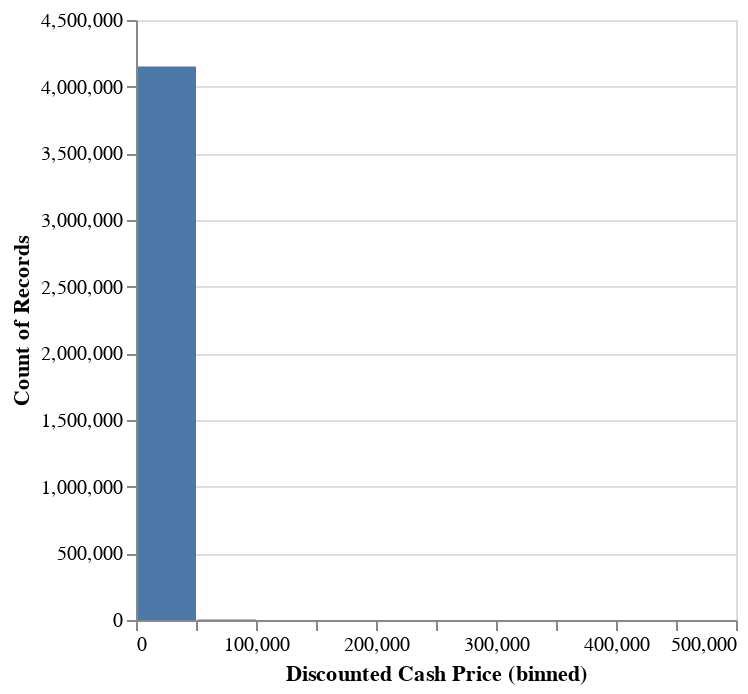

The code cell stored with this chart in its notebook:
### Code cell
# Create a histogram of Discounted Cash Price
alt.Chart(bellevue.to_arrow()).mark_bar().encode(
    alt.X("Discounted Cash Price:Q", bin=True),
    y='count()'
)

### Figure 1 — Vega specification as saved in the notebook (floating-point values rounded to 4 significant figures)
{"$schema": "https://vega.github.io/schema/vega/v5.json", "data": [{"name": "source_0", "values": [{"__count": 4151924, "bin_maxbins_10_Discounted Cash Price": 0.0, "bin_maxbins_10_Discounted Cash Price_end": 50000.0}, {"__count": 4594, "bin_maxbins_10_Discounted Cash Price": 50000.0, "bin_maxbins_10_Discounted Cash Price_end": 100000.0}, {"__count": 61, "bin_maxbins_10_Discounted Cash Price": 450000.0, "bin_maxbins_10_Discounted Cash Price_end": 500000.0}, {"__count": 40, "bin_maxbins_10_Discounted Cash Price": 250000.0, "bin_maxbins_10_Discounted Cash Price_end": 300000.0}, {"__count": 144, "bin_maxbins_10_Discounted Cash Price": 200000.0, "bin_maxbins_10_Discounted Cash Price_end": 250000.0}, {"__count": 197, "bin_maxbins_10_Discounted Cash Price": 150000.0, "bin_maxbins_10_Discounted Cash Price_end": 200000.0}, {"__count": 441, "bin_maxbins_10_Discounted Cash Price": 100000.0, "bin_maxbins_10_Discounted Cash Price_end": 150000.0}]}, {"name": "source_0_y_domain___count", "values": [{"min": 40, "max": 4151924}]}], "signals": [{"name": "bin_maxbins_10_Discounted_Cash_Price_bins", "value": {"fields": ["Discounted Cash Price"], "fname": "bin_Discounted Cash Price", "start": 0.0, "step": 50000.0, "stop": 500000.0}}], "marks": [{"type": "rect", "name": "marks", "from": {"data": "source_0"}, "encode": {"update": {"fill": {"value": "#4c78a8"}, "x": {"field": "bin_maxbins_10_Discounted Cash Price_end", "scale": "x"}, "ariaRoleDescription": {"value": "bar"}, "description": {"signal": "\"Discounted Cash Price (binned): \" + (!isValid(datum[\"bin_maxbins_10_Discounted Cash Price\"]) || !isFinite(+datum[\"bin_maxbins_10_Discounted Cash Price\"]) ? \"null\" : format(datum[\"bin_maxbins_10_Discounted Cash Price\"], \"\") + \" – \" + format(datum[\"bin_maxbins_10_Discounted Cash Price_end\"], \"\")) + \"; Count of Records: \" + (format(datum[\"__count\"], \"\"))"}, "x2": {"field": "bin_maxbins_10_Discounted Cash Price", "scale": "x", "offset": 1}, "y": {"field": "__count", "scale": "y"}, "y2": {"value": 0, "scale": "y"}}}, "style": ["bar"]}], "scales": [{"name": "x", "type": "linear", "domain": {"signal": "[bin_maxbins_10_Discounted_Cash_Price_bins.start, bin_maxbins_10_Discounted_Cash_Price_bins.stop]"}, "range": [0, {"signal": "width"}], "bins": {"signal": "bin_maxbins_10_Discounted_Cash_Price_bins"}, "zero": false}, {"name": "y", "type": "linear", "domain": [{"signal": "(data(\"source_0_y_domain___count\")[0] || {}).min"}, {"signal": "(data(\"source_0_y_domain___count\")[0] || {}).max"}], "range": [{"signal": "height"}, 0], "nice": true, "zero": true}], "axes": [{"scale": "y", "labels": false, "minExtent": 0, "orient": "left", "gridScale": "x", "zindex": 0, "tickCount": {"signal": "ceil(height/40)"}, "grid": true, "domain": false, "aria": false, "ticks": false, "maxExtent": 0}, {"scale": "x", "orient": "bottom", "tickCount": {"signal": "ceil(width/10)"}, "labelFlush": true, "zindex": 0, "title": "Discounted Cash Price (binned)", "labelOverlap": true, "grid": false}, {"scale": "y", "zindex": 0, "labelOverlap": true, "tickCount": {"signal": "ceil(height/40)"}, "title": "Count of Records", "orient": "left", "grid": false}], "background": "white", "padding": 5, "width": 300, "height": 300, "style": "cell"}
